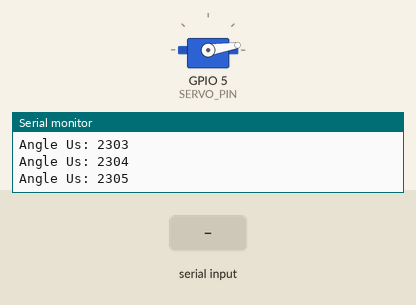
Recording of a program running on a simulated ESP32-S3. Parts: servo, the last lines printed to the serial monitor. Inputs (shaded band) come from the test bench.

Above: at 1.7 s.
1.8 s: "90,45\n" received over Serial
At 3.0 s:
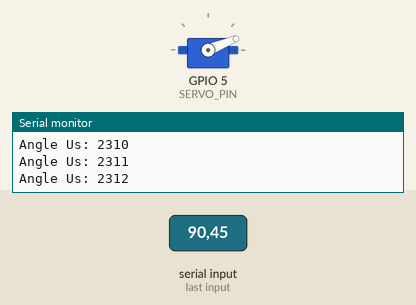
At 5.01 s:
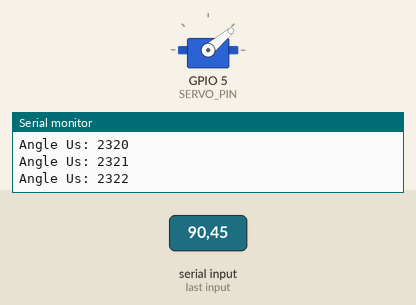
Timing chart, 0 to 62.0 s (numbered marks = the images above; inputs shaded):
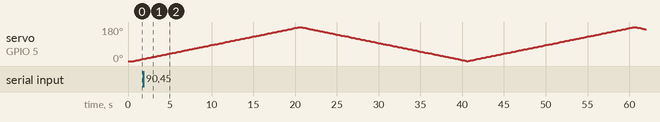

The program:

main.cpp
```cpp
#include <Arduino.h>
#include <ESP32Servo.h>

namespace {

constexpr int SERVO_PIN = 5;
constexpr int SERVO_MIN_DEG = 0;
constexpr int SERVO_MAX_DEG = 180;
constexpr int SERVO_MIN_PULSE_US = 2300;
constexpr int SERVO_MAX_PULSE_US = 2400;
constexpr int SERVO_FREQUENCY_HZ = 350;
constexpr float DEFAULT_SPEED_DEG_PER_SEC = 30.0f;
constexpr uint32_t LOOP_DELAY_MS = 200;

Servo panServo;
float currentAngleDeg = 0.0f;
int currentUs = 0;
float speedDegPerSec = DEFAULT_SPEED_DEG_PER_SEC;
int direction = 1;

void printHelp() {
  Serial.println();
  Serial.println("Commande:");
  Serial.println("  envoyer un nombre en deg/s, ex: 15 ou 60");
  Serial.print("Vitesse actuelle: ");
  Serial.print(speedDegPerSec, 1);
  Serial.println(" deg/s");
}

void handleSerial() {
  if (!Serial.available()) {
    return;
  }

  String line = Serial.readStringUntil('\n');
  line.trim();

  if (line.isEmpty()) {
    return;
  }

  const float newSpeed = line.toFloat();
  if (newSpeed <= 0.0f) {
    Serial.print("Valeur invalide: ");
    Serial.println(line);
    printHelp();
    return;
  }

  speedDegPerSec = newSpeed;
  Serial.print("Nouvelle vitesse: ");
  Serial.print(speedDegPerSec, 1);
  Serial.println(" deg/s");
}

void updateSweep() {
  // const float stepDeg = speedDegPerSec * (static_cast<float>(LOOP_DELAY_MS) / 1000.0f);
  const float stepDeg = 0.1;
  currentAngleDeg += stepDeg * static_cast<float>(direction);

  if (currentAngleDeg >= SERVO_MAX_DEG) {
    currentAngleDeg = static_cast<float>(SERVO_MAX_DEG);
    direction = -1;
  } else if (currentAngleDeg <= SERVO_MIN_DEG) {
    currentAngleDeg = static_cast<float>(SERVO_MIN_DEG);
    direction = 1;
  }

  Serial.print("Angle analog: ");
  Serial.println(currentAngleDeg);
  // panServo.write(static_cast<int>(lroundf(currentAngleDeg)));
  float pulseUs = map(currentAngleDeg, SERVO_MIN_DEG, SERVO_MAX_DEG, SERVO_MIN_PULSE_US, SERVO_MAX_PULSE_US);
  panServo.writeMicroseconds(pulseUs);  // for better timing accuracy
  Serial.print("Angle Us: ");
  Serial.println(pulseUs);
}

void updateSweepUs() {
  // const float stepDeg = speedDegPerSec * (static_cast<float>(LOOP_DELAY_MS) / 1000.0f);
  const int stepUs = 1;
  currentUs += stepUs * direction;

  if (currentUs >= SERVO_MAX_PULSE_US) {
    currentUs = SERVO_MAX_PULSE_US;
    direction = -1;
  } else if (currentUs <= SERVO_MIN_PULSE_US) {
    currentUs = SERVO_MIN_PULSE_US;
    direction = 1;
  }

  // Serial.print("Angle analog: ");
  // Serial.println(currentAngleDeg);
  // panServo.write(static_cast<int>(lroundf(currentAngleDeg)));
  // float pulseUs = map(currentAngleDeg, SERVO_MIN_DEG, SERVO_MAX_DEG, SERVO_MIN_PULSE_US, SERVO_MAX_PULSE_US);
  panServo.writeMicroseconds(currentUs);  // for better timing accuracy
  Serial.print("Angle Us: ");
  Serial.println(currentUs);
}

}  // namespace

void setup() {
  Serial.begin(115200);
  delay(500);

  ESP32PWM::allocateTimer(0);
  panServo.setPeriodHertz(SERVO_FREQUENCY_HZ);
  panServo.attach(SERVO_PIN, SERVO_MIN_PULSE_US, SERVO_MAX_PULSE_US);
  panServo.write(SERVO_MIN_DEG);

  Serial.println("Test servo pan simple");
  Serial.print("GPIO servo: ");
  Serial.println(SERVO_PIN);
  printHelp();
}

void loop() {
  handleSerial();
  // updateSweep();
  updateSweepUs();
  delay(LOOP_DELAY_MS);
}
```
